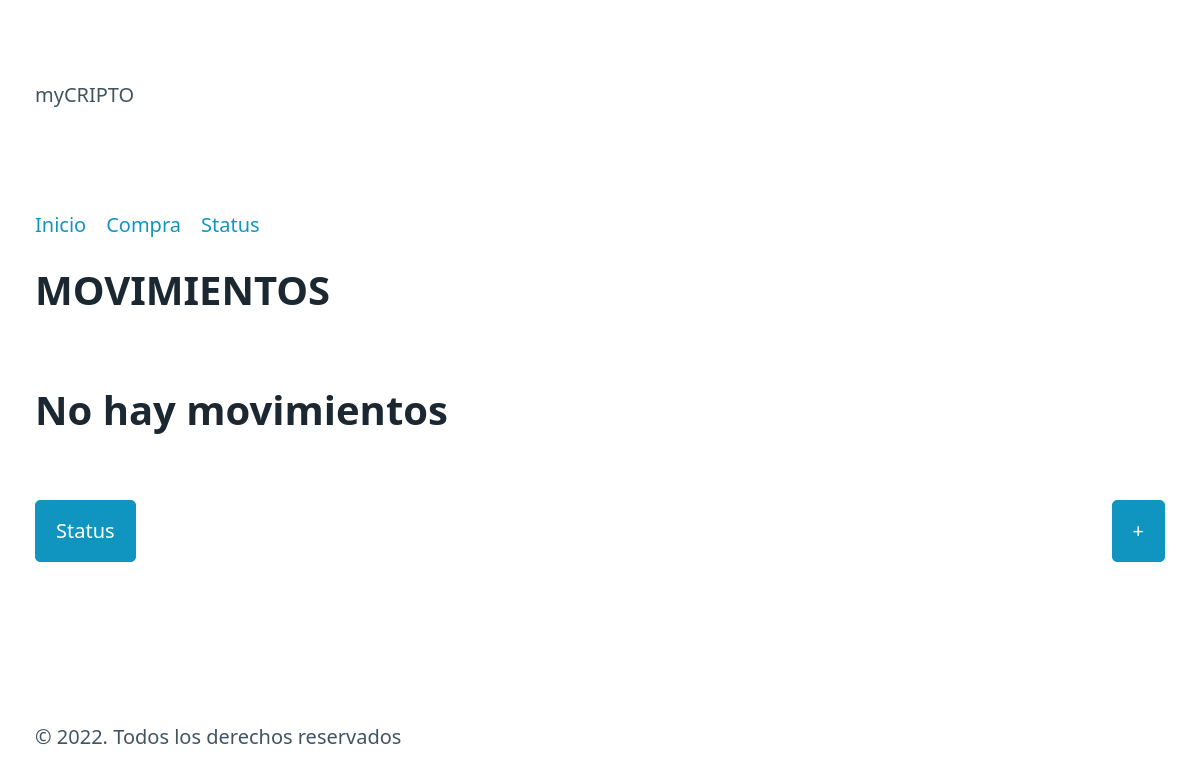
Before: / with the older database file.
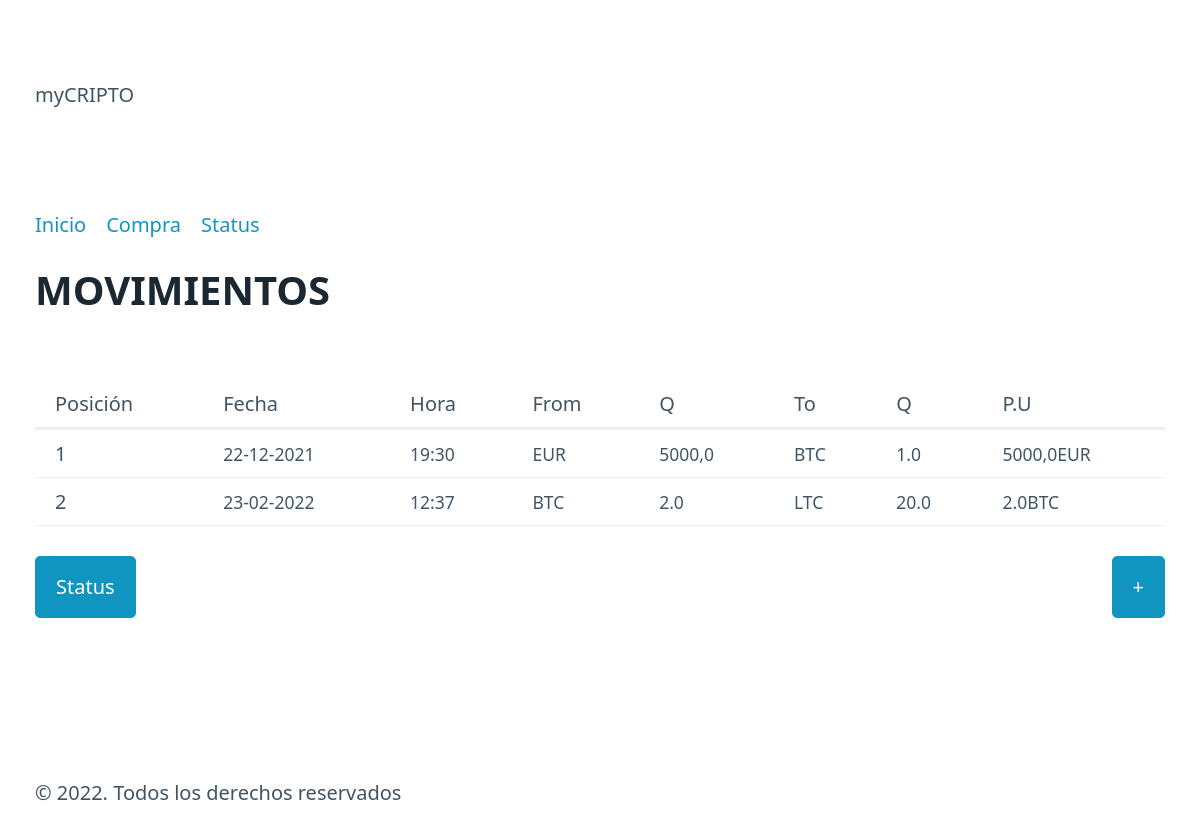
After: the same page with the newer database file.
### tables this page shows
CREATE TABLE "movimientos" (
	"id"	INTEGER NOT NULL UNIQUE,
	"fecha"	TEXT NOT NULL,
	"Hora"	TEXT NOT NULL,
	"from"	TEXT NOT NULL,
	"cantidad_from"	REAL NOT NULL,
	"to"	TEXT NOT NULL,
	"cantidad_to"	REAL NOT NULL,
	PRIMARY KEY("id" AUTOINCREMENT)
);

### criptomonedas/routes.py (the view)
@app.route("/")
def inicio():
    try:
        datos = data_manager.recupera_datos()
        return render_template("movimientos.html",movimientos = datos)
    except sqlite3.Error as e:
        flash("Se ha producido un error en la base de datos. Inténtelo de nuevo más tarde")
        return render_template("movimientos.html",movimientos = [])

### criptomonedas/models.py (called while the page is built)
    def crea_diccionario(self,cur):
        filas = cur.fetchall()
        campos = []
        for item in cur.description:
            campos.append(item[0])
        resultado =[]
        for fila in filas:
            registro = {}
            for clave,valor in zip(campos,fila):
                registro[clave] = valor
            resultado.append(registro)
        return resultado[0] if len(resultado)==1 else resultado

    def consulta(self, consulta, params= []):
        con= sqlite3.connect(self.origen_datos)
        cur = con.cursor()
        cur.execute(consulta, params)
        if cur.description: #si tiene contenido es un select, si esta vacio es una modificacion
            resultado = self.crea_diccionario(cur)
        else:
            resultado = None
            con.commit()
        con.close()
        return resultado

    def recupera_datos(self):
        return self.consulta("SELECT * FROM movimientos ORDER BY fecha")

### criptomonedas/templates/movimientos.html (shortened to what this page needs)
{% extends 'base.html' %}
{% block contenido %}
    <h1>MOVIMIENTOS</h1>
    {% if movimientos %}
        <table class="table">
            <thead>
                <tr class="cabecera">
                    <th>Posición</th>
                    <th>Fecha</th>
                    <th>Hora</th>
                    <th>From</th>
                    <th>Q</th>
                    <th>To</th>
                    <th>Q</th>
                    <th>P.U</th>
                </tr>
            </thead>
            <tbody>
                {% for item in movimientos %}
                    <tr>
                        <th>{{item['id']}}</th>
                        <td>{{item['fecha']}}</td>
                        <td>{{item['Hora']}}</td>
                        <td>{{item['from']}}</td>
                        <td>{{item['cantidad_from']}}</td>
                        <td>{{item['to']}}</td>
                        <td>{{item['cantidad_to']}}</td>
                        <td>{{item['cantidad_from']}}{{item['from']}}</td>
                    </tr>
                {% endfor %}
            </tbody>
        </table>
    {% else %}
        <h1>No hay movimientos</h1>
    {% endif %}
    <p class="actions">
        <a href="/status" role="button">Status</a>
        <a href="/alta" role="button">+</a>
    </p>
{% endblock %}

### criptomonedas/templates/base.html (shortened to what this page needs)
<html lang="en">
<head>
    <link rel="stylesheet" href="{{ url_for('static', filename = 'css/pico.css')}}">
    <link rel="stylesheet" href="{{ url_for('static', filename = 'css/styles.css')}}">
</head>
<body>
    <header class="container">
        myCRIPTO
    </header>
    <nav class="container">
        <ul>
            <li><a href="/">Inicio</a></li>
            <li><a href="/compra">Compra</a></li>
            <li><a href="/status">Status</a></li>
        </ul>
    </nav>
    <section class="container">
        {% block contenido %}{% endblock %}
    </section>
    <footer>
        <div class="container">
            © 2022. Todos los derechos reservados
        </div>
    </footer>
</body>
</html>

### criptomonedas/static/css/styles.css (style rules this page uses)
.actions { display: flex; justify-content: space-between; }

Changed rows visible on the page:
added movimientos: id "1", fecha "22-12-2021", Hora "19:30", from "EUR", cantidad_from "5000,0", to "BTC", cantidad_to "1.0"
added movimientos: id "2", fecha "23-02-2022", Hora "12:37", from "BTC", cantidad_from "2.0", to "LTC", cantidad_to "20.0"
Other visible differences:
text no longer shown: "No hay movimientos"
text now shown: "Posición Fecha Hora From Q To Q P.U"
